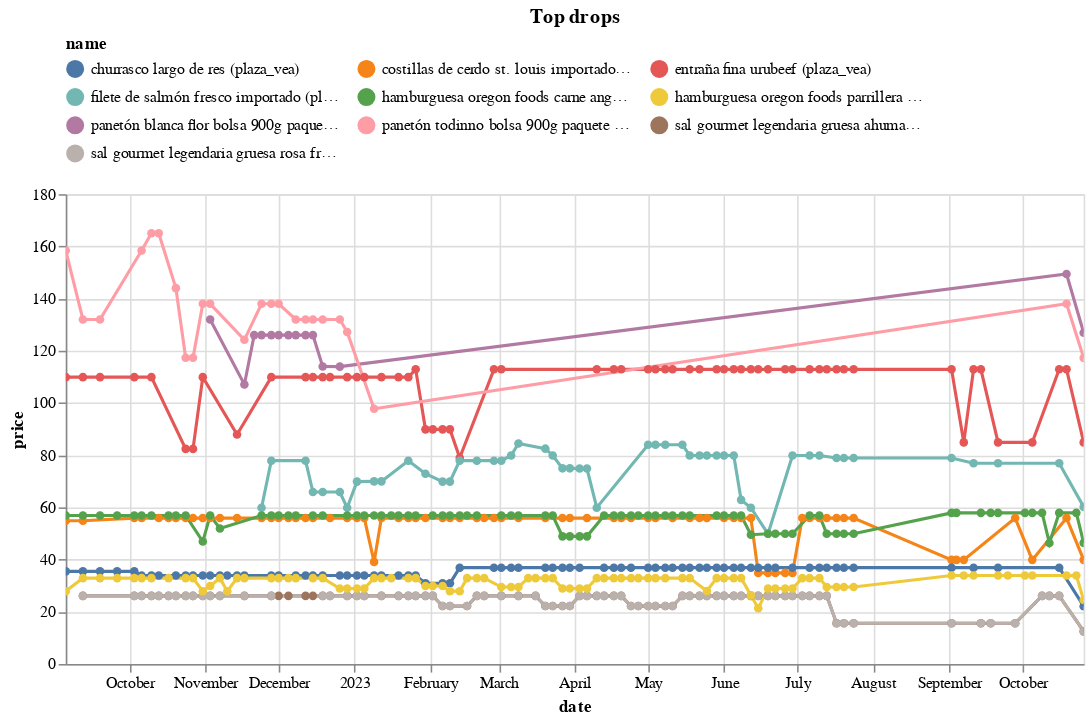

The notebook cell this image was saved under:
### Code cell
(top_changes_abs
 .sort_values('change')
 .head(10)
 .pipe(plot_changes, 'Top drops')
)

### Figure 1 — Vega-Lite specification as saved in the notebook (floating-point values rounded to 4 significant figures; data arrays with more than 128 entries replaced by an {"elided": "..."} marker saying what was removed)
{"config": {"view": {"continuousWidth": 300, "continuousHeight": 300}, "legend": {"columns": 3, "orient": "top"}}, "data": {"name": "data-0ccd6f299956e6f42bef9a38eef29caf"}, "mark": {"type": "line", "point": true}, "encoding": {"color": {"field": "name", "scale": {"domain": ["churrasco largo de res (plaza_vea)", "costillas de cerdo st. louis importado (plaza_vea)", "entraña fina urubeef (plaza_vea)", "filete de salmón fresco importado (plaza_vea)", "hamburguesa oregon foods carne angus caja 4un (plaza_vea)", "hamburguesa oregon foods parrillera 100% carne de res caja 4un (plaza_vea)", "panetón blanca flor bolsa 900g paquete 6un (plaza_vea)", "panetón todinno bolsa 900g paquete 6un (plaza_vea)", "sal gourmet legendaria gruesa ahumada frasco 150g (plaza_vea)", "sal gourmet legendaria gruesa rosa frasco 150g (plaza_vea)"]}, "type": "nominal"}, "tooltip": [{"field": "name", "type": "nominal"}, {"field": "price", "type": "quantitative"}, {"field": "last_price", "type": "quantitative"}], "x": {"field": "date", "type": "temporal"}, "y": {"field": "price", "type": "quantitative"}}, "params": [{"name": "param_9", "select": {"type": "point", "fields": ["name"]}, "bind": "legend"}, {"name": "param_10", "select": {"type": "interval", "encodings": ["x", "y"]}, "bind": "scales"}], "title": "Top drops", "transform": [{"filter": {"param": "param_9"}}], "width": 650, "$schema": "https://vega.github.io/schema/vega-lite/v5.15.1.json", "datasets": {"data-0ccd6f299956e6f42bef9a38eef29caf": {"elided": "632 records"}}}
